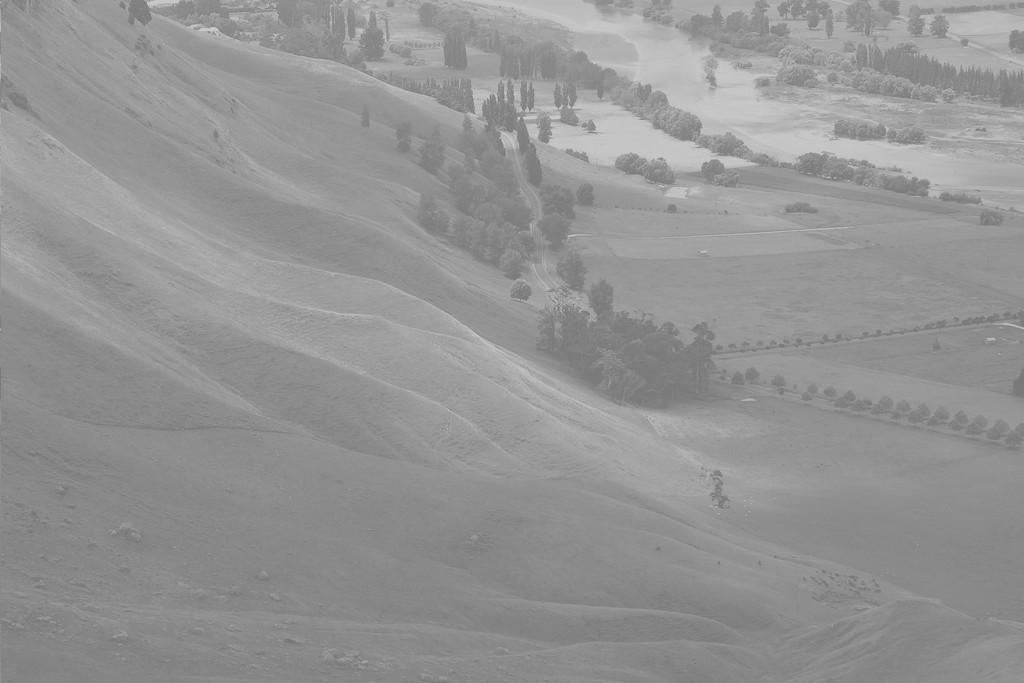
%> input picture self/S4_14052025/bay.jpg, 1024 x 683 px
$ octave Ex4_1.m   (GNU Octave 9; MATLAB toolbox functions it lacks are replaced by stand-ins)
%> lines starting %> are read from the running program, lines starting %| are printed output that depends on the picture
% histogram
clear, clc, close all;
%%%%%%%%%%%%%%%%%%%%%%%%%%%%%%
pkg load image;
img = imread('bay.jpg');
%> img is the input picture: size 683x1024 uint8; min 114, max 212, mean 148

[count, bins] = imhist(img)
%> count = 256 values, max 30266 at index 138, min 0 at index 1, mean 2732; bins = 256 values from 0 to 255

FS = 15;

%plot histogram
figure, clf;
subplot(1,2,1), imshow(img), title('Origin image', "fontsize", FS);
subplot(1, 2, 2), bar(bins, count);
set(gca, "fontsize", FS);
xlim([0 255]); ylim([0 max(count(:))+500]);
xlabel('Gray level'); ylabel('# of pixel');
%> after `ylabel('# of pixel')`:
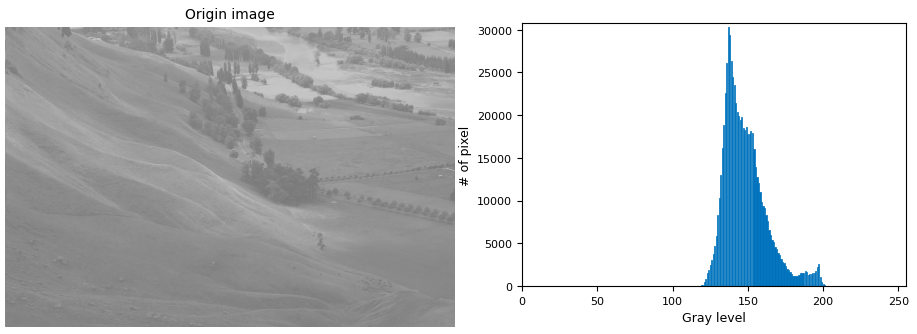
%> figure redrawn from the program's plot data, 2 panels

saveas(gcf, 'Histogram.jpg');
